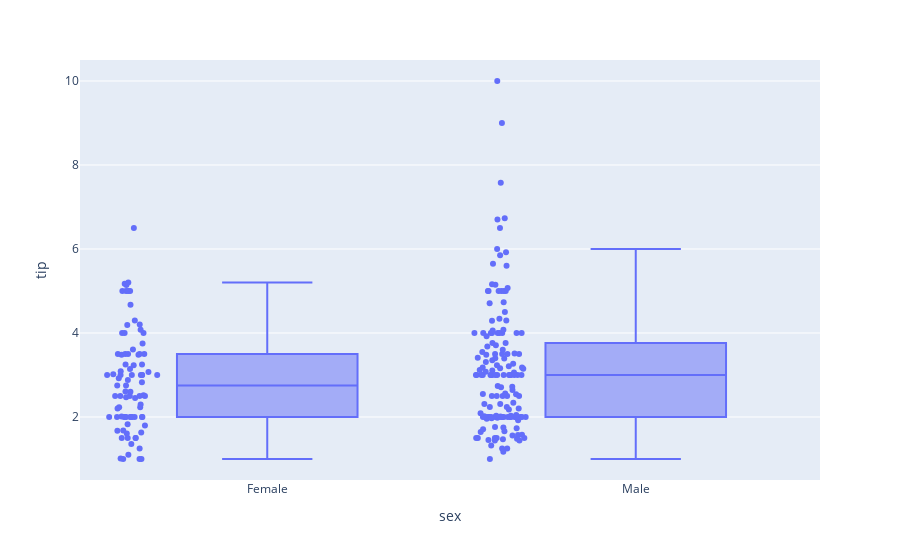

The notebook cell saved with this chart:
### Code cell
#To plot the points along side
fig = px.box(data_tips, x = 'sex', y = 'tip', points = 'all')
fig

### Figure 1 — Plotly figure (JSON) as saved in the notebook; plotly's stock layout.template omitted (floating-point values rounded to 4 significant figures; data arrays with more than 128 entries replaced by an {"elided": "..."} marker saying what was removed)
{"data": [{"alignmentgroup": "True", "boxpoints": "all", "hovertemplate": "sex=%{x}<br>tip=%{y}<extra></extra>", "legendgroup": "", "marker": {"color": "#636efa"}, "name": "", "notched": false, "offsetgroup": "", "orientation": "v", "showlegend": false, "type": "box", "x": {"elided": "244 str values"}, "x0": " ", "xaxis": "x", "y": {"elided": "244 float values"}, "y0": " ", "yaxis": "y"}], "layout": {"boxmode": "group", "legend": {"tracegroupgap": 0}, "margin": {"t": 60}, "xaxis": {"anchor": "y", "domain": [0, 1], "title": {"text": "sex"}}, "yaxis": {"anchor": "x", "domain": [0, 1], "title": {"text": "tip"}}}}
